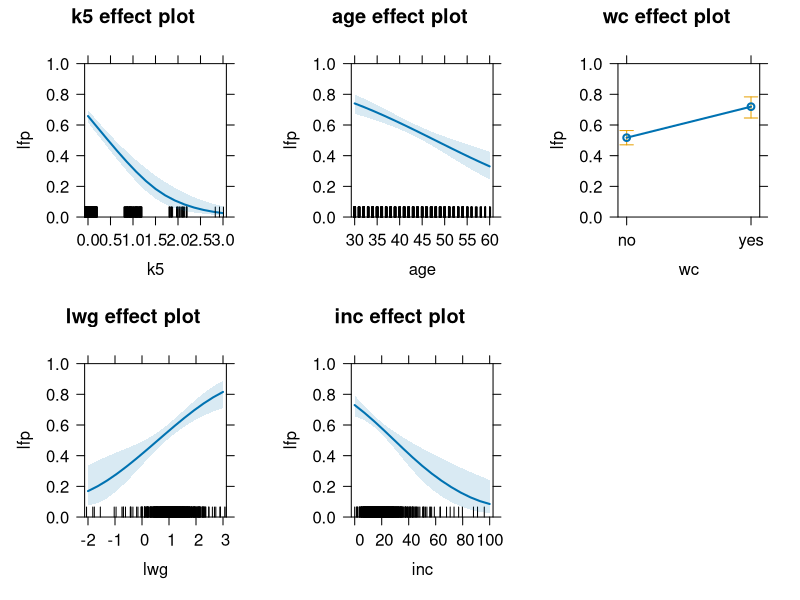
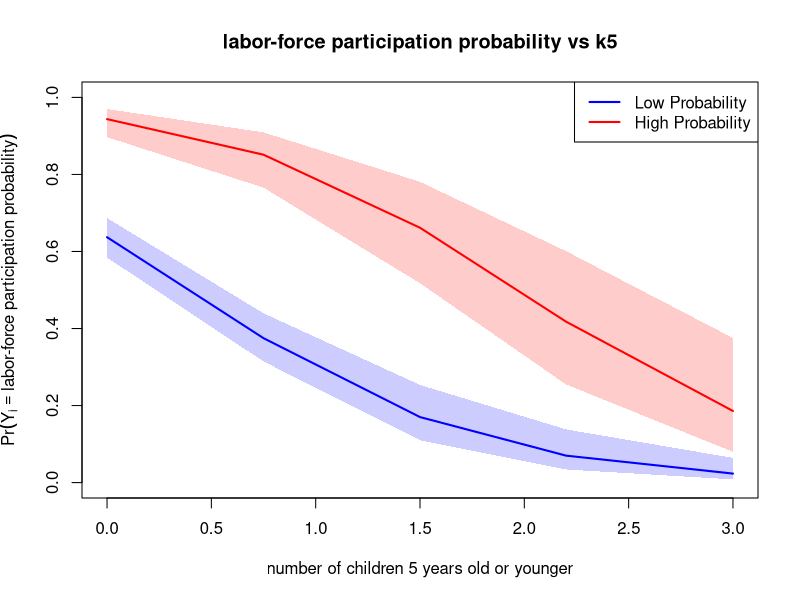

The R source for these figures, in order:
if (!require("car")) install.packages("car")

data('Mroz')

logistic_model1<- glm(lfp ~ k5 + k618 + age + wc + hc + lwg + inc, family=binomial(logit), data=Mroz)

summary_log01 = summary(logistic_model1)
summary_log01$df.residual

## Confidence Interval
confint(logistic_model1, level = 0.95)
## makign prediction
logistic_model_03<- glm(lfp ~ k5 +wc, family=binomial(logit), data=Mroz)

summary(logistic_model_03)

## drop non-significant varaibles
logistic_model2<- glm(lfp ~ k5 +  age + wc +  lwg + inc, family=binomial(logit), data=Mroz)
summary(logistic_model2)
## ANOVA TEST
anova(logistic_model1, logistic_model2, test = "LRT")

## Likelihood ratio test
lkh = logLik(logistic_model2)
lh = logLik(logistic_model1)

LR = -2 * (lkh - lh)

pchisq(LR[1], df = 2, lower.tail = F)

##all effect plot
library(effects) 
plot(allEffects(logistic_model2), type="response", ylim=c(0,1), ask=FALSE)


par(mfrow = c(1, 1))
library(effects)

## conditional effect plot
# Compute effect for low probability scenario
low_prb <- effect("k5", logistic_model2, given.values = c(age = 40, wcyes = 0, inc = 20))

# Compute effect for high probability scenario
high_prb <- effect("k5", logistic_model2, given.values = c(age = 25, wcyes = 1, inc = 5))

# Extract data
low_data <- as.data.frame(low_prb)
high_data <- as.data.frame(high_prb)

# Plot the low probability case first
plot(low_data$k5, low_data$fit, type = "l", col = "blue", lwd = 2, ylim = c(0, 1),
     ylab = expression(Pr(Y[i] == "labor-force participation probability")), xlab = "number of children 5 years old or younger",
     main = "labor-force participation probability vs k5")

# Add shaded confidence intervals for low probability
polygon(c(low_data$k5, rev(low_data$k5)), 
        c(low_data$lower, rev(low_data$upper)), col = rgb(0, 0, 1, 0.2), border = NA)

# Add high probability scenario
lines(high_data$k5, high_data$fit, col = "red", lwd = 2)

# Add shaded confidence intervals for high probability
polygon(c(high_data$k5, rev(high_data$k5)), 
        c(high_data$lower, rev(high_data$upper)), col = rgb(1, 0, 0, 0.2), border = NA)

# Add legend
legend("topright", legend = c("Low Probability", "High Probability"), col = c("blue", "red"), lwd = 2)
